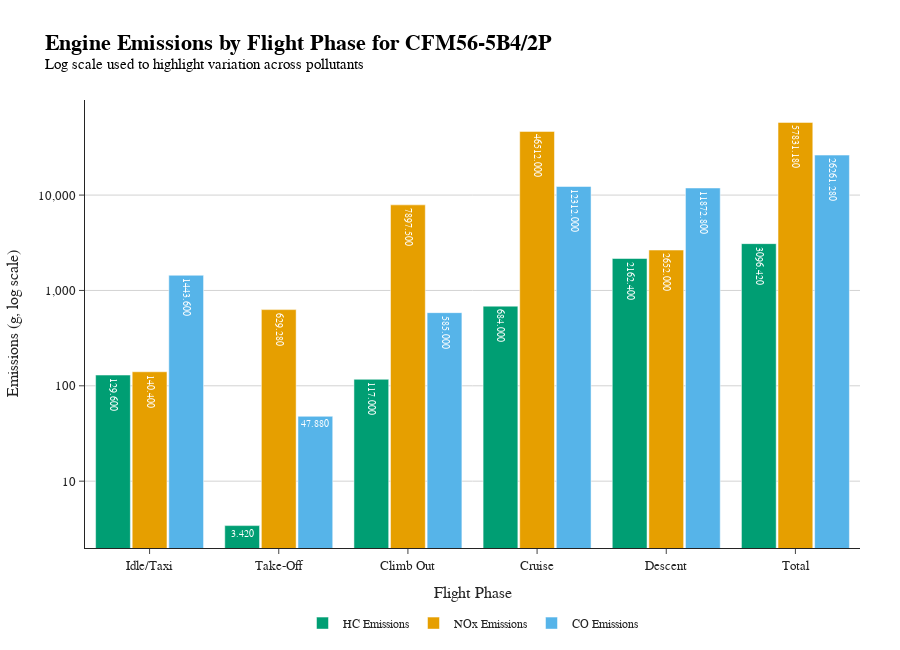

Here is the notebook cell this chart was saved with:
### Code cell
import plotly.graph_objects as go
import pandas as pd

phases_df = pd.read_csv("output/emissions/summary.csv")

phases = phases_df["Phase"]
co_emm = phases_df["CO Emissions (g)"]
nox_emm = phases_df["NOx Emissions (g)"]
hc_emm = phases_df["HC Emissions (g)"]

fig = go.Figure([
    go.Bar(
           name='HC Emissions', 
           legendgroup='HC',
           x=phases, 
           y=hc_emm, 
           text=hc_emm.apply(lambda x: f'{x:.3f}'), 
           textposition='inside', 
           textfont=dict(
                size=10,              # Font size of the text on bars
                color='white'         # Font color (e.g., 'white' if inside bar)
            ),
           hovertemplate='Pollutant: HC<br>Phase: %{x}<br>Emissions: %{y:.3f} g<extra></extra>',
           marker=dict(color='#009E73') 
           ),
    go.Bar(
           name='NOx Emissions', 
           legendgroup='NOx',
           x=phases, 
           y=nox_emm,
           text=nox_emm.apply(lambda x: f'{x:.3f}'),
           textposition='inside',
           textfont=dict(
                size=10,              # Font size of the text on bars
                color='white'         # Font color (e.g., 'white' if inside bar)
            ),
           hovertemplate='Pollutant: NOx<br>Phase: %{x}<br>Emissions: %{y:.3f} g<extra></extra>',
           marker=dict(color='#E69F00') 
           ),
    go.Bar(
           name='CO Emissions', 
           legendgroup='CO',
           x=phases, 
           y=co_emm,
           text=co_emm.apply(lambda x: f'{x:.3f}'),
           textposition='inside',
           textfont=dict(
                size=10,              # Font size of the text on bars
                color='white'         # Font color (e.g., 'white' if inside bar)
            ),
           hovertemplate='Pollutant: CO<br>Phase: %{x}<br>Emissions: %{y:.3f} g<extra></extra>',
           marker=dict(color='#56B4E9') 
           )
])

fig.update_layout(
    barmode='group',
    yaxis_type='log', 
    template='simple_white',
    title='<b>Engine Emissions by Flight Phase for CFM56-5B4/2P</b><br><sup>Log scale used to highlight variation across pollutants</sup>',

    bargap=0.15,         # Space between groups
    bargroupgap=0.05,    # Space between bars within a group

    # Stylistic Formatting
    height=650,  # Increase vertical space (good for log scale)
    margin=dict(
        l=80,   # Left margin (space for y-axis labels)
        r=40,   # Right margin
        t=100,  # Top margin (space for title + subtitle)
        b=80    # Bottom margin (space for x-axis labels)
    ),
    title_font=dict(
        size=22,
        family="Arial",
        color="black"
    ),
    font=dict(
        size=13, 
        family="Arial"
    ),
    legend=dict(
        font=dict(size=12),
        orientation="h", # horizontal legend
        yanchor="bottom",
        y=-0.2,
        xanchor="center",
        x=0.5
    ),

    # Formatting x-axis
    xaxis=dict(
        title='Flight Phase'
    ),
    
    # Formatting y-axis
    yaxis=dict(
        type='log',
        title='Emissions (g, log scale)',
        tickvals=[1, 10, 100, 1000, 10000, 100000],
        tickformat=',',
        showgrid=True,
        gridcolor='lightgrey',
        gridwidth=1
    )
)

fig.show()
fig.write_html('fig.html')

### Figure 1 — Plotly figure (JSON) as saved in the notebook; plotly's stock layout.template omitted (floating-point values rounded to 4 significant figures)
{"data": [{"hovertemplate": "Pollutant: HC<br>Phase: %{x}<br>Emissions: %{y:.1f} g<extra></extra>", "legendgroup": "HC", "marker": {"color": "#009E73"}, "name": "HC Emissions", "text": ["129.600", "3.420", "117.000", "684.000", "2162.400", "3096.420"], "textfont": {"color": "white", "size": 10}, "textposition": "inside", "type": "bar", "x": ["Idle/Taxi", "Take-Off", "Climb Out", "Cruise", "Descent", "Total"], "y": [129.6, 3.42, 117.0, 684.0, 2162.0, 3096.0]}, {"hovertemplate": "Pollutant: NOx<br>Phase: %{x}<br>Emissions: %{y:.1f} g<extra></extra>", "legendgroup": "NOx", "marker": {"color": "#E69F00"}, "name": "NOx Emissions", "text": ["140.400", "629.280", "7897.500", "46512.000", "2652.000", "57831.180"], "textfont": {"color": "white", "size": 10}, "textposition": "inside", "type": "bar", "x": ["Idle/Taxi", "Take-Off", "Climb Out", "Cruise", "Descent", "Total"], "y": [140.4, 629.3, 7898.0, 46510.0, 2652.0, 57830.0]}, {"hovertemplate": "Pollutant: CO<br>Phase: %{x}<br>Emissions: %{y:.1f} g<extra></extra>", "legendgroup": "CO", "marker": {"color": "#56B4E9"}, "name": "CO Emissions", "text": ["1443.600", "47.880", "585.000", "12312.000", "11872.800", "26261.280"], "textfont": {"color": "white", "size": 10}, "textposition": "inside", "type": "bar", "x": ["Idle/Taxi", "Take-Off", "Climb Out", "Cruise", "Descent", "Total"], "y": [1444.0, 47.88, 585.0, 12310.0, 11870.0, 26260.0]}], "layout": {"bargap": 0.15, "bargroupgap": 0.05, "barmode": "group", "font": {"family": "Arial", "size": 13}, "height": 650, "legend": {"font": {"size": 12}, "orientation": "h", "x": 0.5, "xanchor": "center", "y": -0.2, "yanchor": "bottom"}, "margin": {"b": 80, "l": 80, "r": 40, "t": 100}, "title": {"font": {"color": "black", "family": "Arial", "size": 22}, "text": "<b>Engine Emissions by Flight Phase for CFM56-5B4/2P</b><br><sup>Log scale used to highlight variation across pollutants</sup>"}, "xaxis": {"title": {"text": "Flight Phase"}}, "yaxis": {"gridcolor": "lightgrey", "gridwidth": 1, "showgrid": true, "tickformat": ",", "tickvals": [1, 10, 100, 1000, 10000, 100000], "title": {"text": "Emissions (g, log scale)"}, "type": "log"}}}
